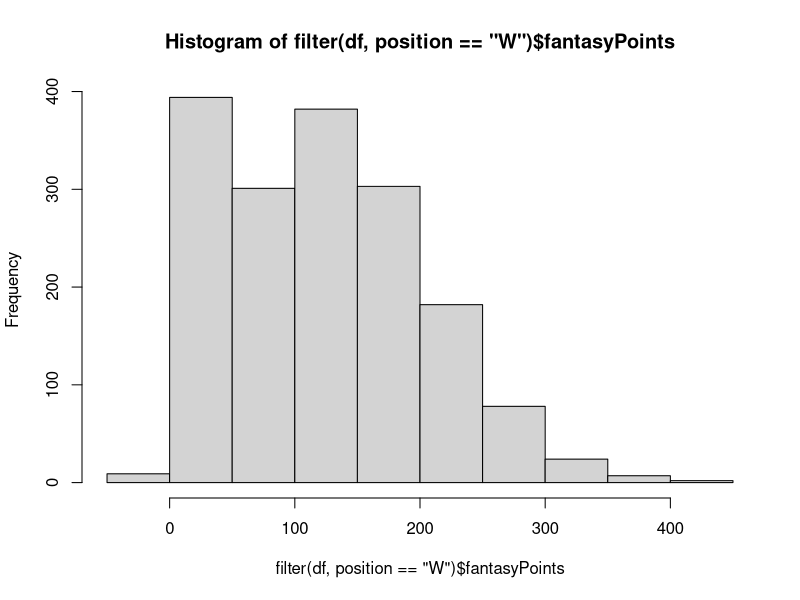
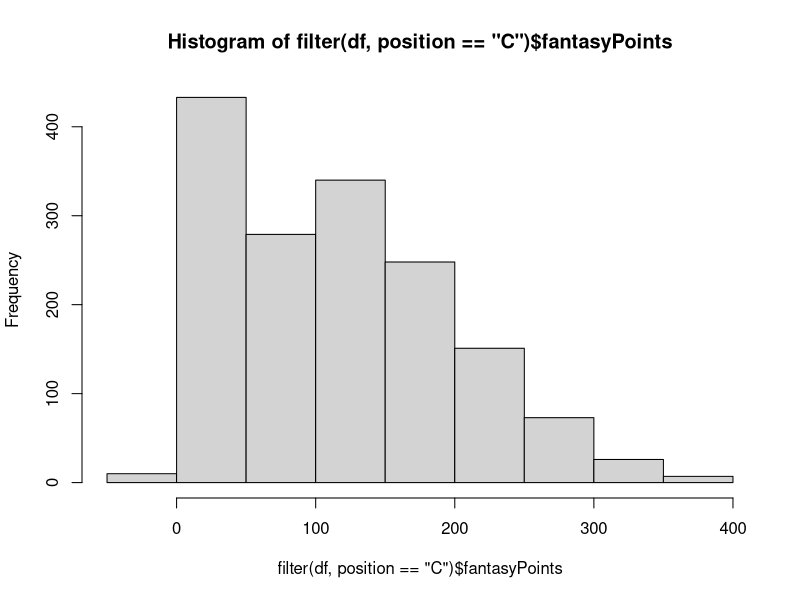
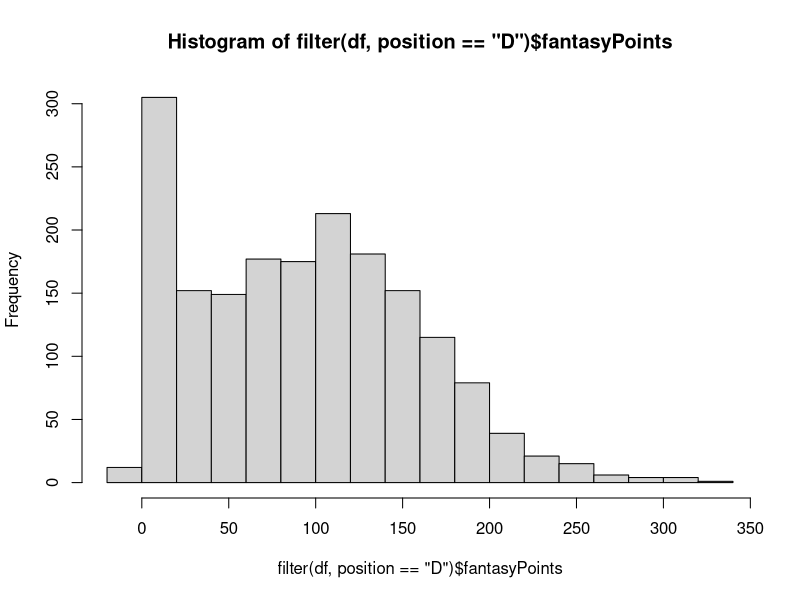
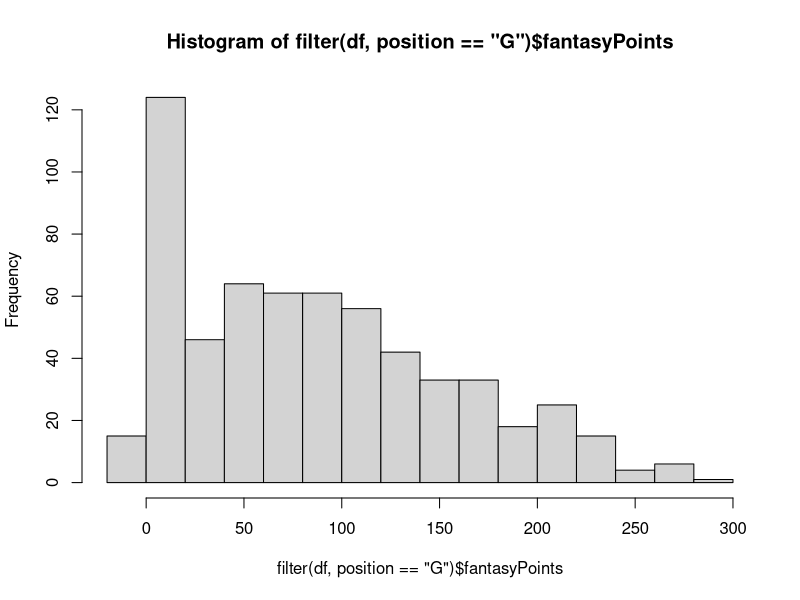

Generate these figures, in order, with R: (Note: this script raises an error after producing the figures.)
library(dplyr)
# Suppress summarise info
options(dplyr.summarise.inform = FALSE)
library(tidyr)
library(tidyverse)

df <- read.table("dbs/fantasy_db.csv", header = T)
df <- mutate(df, fantasyPerGame = fantasyPoints / games)

unique(df$position)
hist(filter(df, position == "W")$fantasyPoints)
hist(filter(df, position == "C")$fantasyPoints)
hist(filter(df, position == "D")$fantasyPoints)
hist(filter(df, position == "G")$fantasyPoints)

expsmooth <- function(data, id_col = "id", column_to_forecast = "fantasyPoints", forecast_fun = holt) {
  ids <- unique(data[, id_col])
  predictions <- vector("numeric", length(ids))
  for (i in 1:length(ids)) {
    fpoints <- df[df[, id_col] == ids[i], column_to_forecast]
    if (length(fpoints) == 1) {
      predictions[i] <- fpoints
    }
    else {
      pts <- ts(fpoints)
      predictions[i] <- forecast_fun(pts, h = 1)$mean[1]
    }
  }
  predictions
}


# Forecast fantasy points -------------------------------------------------
preds <- expsmooth(df)

# Predict number of games using trend and no trend
game_preds2 <- expsmooth(df, column_to_forecast = "games", forecast_fun = holt)
game_preds <- expsmooth(df, column_to_forecast = "games", forecast_fun = ses)
# Predict fantasy points/game using trend and no trend
fp_game_preds2 <- expsmooth(df, column_to_forecast = "fantasyPerGame", forecast_fun = ses)
fp_game_preds <- expsmooth(df, column_to_forecast = "fantasyPerGame")

# multiply the result, use trend for fantasy and no trend for games
preds2 <- game_preds*fp_game_preds
# They have 0 diff in a lot of cases
preds2-preds
# Add predictions to new data frame
newdf <- df[!duplicated(df[, c(1, 4)]), c(1, 3, 4)]
newdf$predFantasy <- preds

# Get good selection order ------------------------------------------------
players <- 30 # no of players
# decrease prob for forwards as we move on (use from real data later)
pick_probs <- rbind(data.frame(W = rep(0.4, 5),
                               C = rep(0.4, 5),
                               D = rep(0.1, 5),
                               G = rep(0.1, 5)),
                    data.frame(W = rep(0.3, 10),
                               C = rep(0.3, 10),
                               D = rep(0.3, 10),
                               G = rep(0.1, 10)),
                    data.frame(W = rep(0.2, 5),
                               C = rep(0.1, 5),
                               D = rep(0.4, 5),
                               G = rep(0.3, 5)))

pickings <- c(rep("W", 4), rep("C", 6), rep("D", 5), rep("G", 2), rep("B", 3))

iter <- 1000
iter <- 100
set.seed(1223)
team_list <- list()
score_vec <- vector("numeric", iter)
for (i in 1:iter) {
  if (i%%20 == 0) { print(i) }
  # sample random pick order
  # no_in_pick <- sample(1:players, 1) # we are the 9th person to pick
  pick_order <- sample(pickings)
  pick_df <- arrange(newdf, position, desc(predFantasy))
  C <- 1
  D <- min(which(pick_df$position == "D"))
  G <- min(which(pick_df$position == "G"))
  W <- min(which(pick_df$position == "W"))
  team <- pick_df[0, ] # store team here
  for (turn in 1:length(pickings)) {
    # random pos if we have a B (could be improved)
    pick_pos <- ifelse(pick_order[turn] == "B", 
                       sample(c("W", "C", "D", "G"), 1), pick_order[turn])
    if (pick_pos == "C") {
      D <- D-1
      G <- G-1
      W <- W-1
    } else if (pick_pos == "D") {
      G <- G-1
      W <- W-1
    } else if (pick_pos == "G") {
      W <- W-1
    }
    
    pick <- pick_df %>% 
      filter(position == pick_pos) %>%
      filter(predFantasy == max(predFantasy))
    team <- rbind(team, pick[1, ]) # add to team (first if duplicate)
    pick_df <- filter(pick_df, id != pick[1, ]$id) # remove new pick
    
    
    # remove picks from other people based on pick_probs (real data later)
    # below is complicated due to speed
    rem_C <- pick_probs[turn, ]$C*players # compute number to remove for each pos
    rem_D <- pick_probs[turn, ]$D*players
    rem_G <- pick_probs[turn, ]$G*players
    rem_W <- pick_probs[turn, ]$W*players
    old_df <- pick_df
    pick_df <- pick_df[-c(C:(C+rem_C-1), # remove picked players
                          D:(D+rem_D-1),
                          G:(G+rem_G-1),
                          W:(W+rem_W-1)), ]
    W <- W-rem_C-rem_D-rem_G
    G <- G-rem_C-rem_D
    D <- D-rem_C # adjust indices for next turn
  }
  team_list[[i]] <- team
  score_vec[i] <- sum(team$predFantasy)
}
which(score_vec == max(score_vec)) # best out of the 100
team_list[[18]]
which(score_vec[-18] == max(score_vec[-18]))
team_list[[1]]
which(score_vec[-c(1, 18)] == max(score_vec[-c(1, 18)]))
team_list[[50]]
